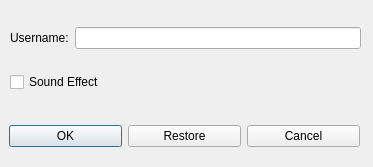
<?xml version="1.0" encoding="UTF-8"?>
<ui version="4.0">
 <class>SettingDialog</class>
 <widget class="QDialog" name="SettingDialog">
  <property name="geometry">
   <rect>
    <x>0</x>
    <y>0</y>
    <width>373</width>
    <height>167</height>
   </rect>
  </property>
  <property name="windowTitle">
   <string>Settings</string>
  </property>
  <widget class="QWidget" name="verticalLayoutWidget">
   <property name="geometry">
    <rect>
     <x>10</x>
     <y>10</y>
     <width>351</width>
     <height>101</height>
    </rect>
   </property>
   <layout class="QVBoxLayout" name="verticalLayout">
    <item>
     <layout class="QHBoxLayout" name="horizontalLayout_2">
      <item>
       <widget class="QLabel" name="nameLabel">
        <property name="text">
         <string>Username:</string>
        </property>
       </widget>
      </item>
      <item>
       <widget class="QLineEdit" name="username"/>
      </item>
     </layout>
    </item>
    <item>
     <widget class="QCheckBox" name="seBox">
      <property name="layoutDirection">
       <enum>Qt::LeftToRight</enum>
      </property>
      <property name="text">
       <string>Sound Effect</string>
      </property>
     </widget>
    </item>
   </layout>
  </widget>
  <widget class="QWidget" name="horizontalLayoutWidget">
   <property name="geometry">
    <rect>
     <x>9</x>
     <y>120</y>
     <width>351</width>
     <height>32</height>
    </rect>
   </property>
   <layout class="QHBoxLayout" name="horizontalLayout">
    <item>
     <widget class="QPushButton" name="OKButton">
      <property name="text">
       <string>OK</string>
      </property>
     </widget>
    </item>
    <item>
     <widget class="QPushButton" name="restoreButton">
      <property name="text">
       <string>Restore</string>
      </property>
     </widget>
    </item>
    <item>
     <widget class="QPushButton" name="cancelButton">
      <property name="text">
       <string>Cancel</string>
      </property>
     </widget>
    </item>
   </layout>
  </widget>
 </widget>
 <resources/>
 <connections/>
</ui>
